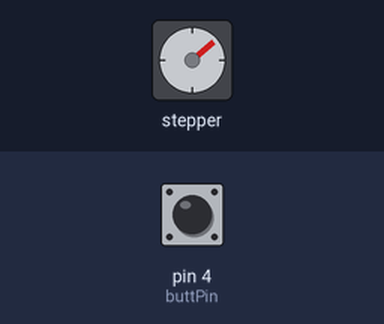
This sketch was run on a simulated Arduino Uno, built with avr-gcc and run on an emulated ATmega328P. Parts: stepper motor. The test bench sets the inputs (shaded band); at power-on: pin 4 (buttPin) HIGH. Stepper angles assume 2048 steps per turn; what the sketch prints to the serial monitor is not drawn.

Above: at 1.2 s.
1.3 s: pin 4 (buttPin) pulled LOW for 0.15 s
At 1.65 s:
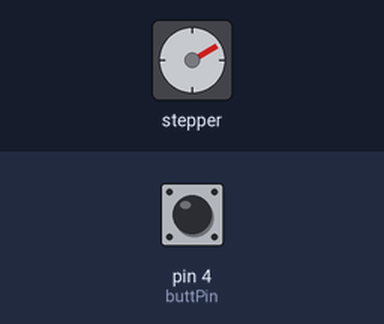
4.4 s: pin 4 (buttPin) pulled LOW for 1 s
At 4.65 s:
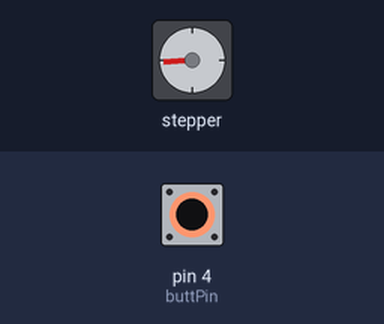
Timing chart, 0 to 17.4 s (numbered marks = the images above; inputs shaded):
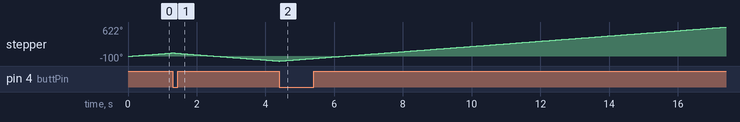

The sketch:

MotorControl.ino
```cpp
#include <Stepper.h>

//int stepsPerRevolution=2048; // What? Is this right
//const int StepsPerRev = 64; // from 5.625deg/64 in datasheet | half step mode
const int StepsPerRev = 32; // this is full step modee apparently?
const int gearRatio = 64; // from datasheet
const int stepsPerRevolution = StepsPerRev * gearRatio; // 2048
//int stepsPerRevolution = StepsPerRev * gearRatio; // cheeky and maybe not great way of defining but easy changing
int motDir = 1; // smarter way of doing it
int stepWbut = 1;

int motSpeed = 10; // RPM
int stepsRequired;
int dt = 10; // ms

int buttPin = 4;
bool buttPres = true;;
bool oldVal = true;

Stepper myStepper(stepsPerRevolution,8,10,9,11); // matching pairs IN1-IN3 and IN2-IN4 on datasheets
//Stepper myStepper(stepWbut,8,10,9,11);

void setup() {
  // put your setup code here, to run once:
  Serial.begin(9600);
  myStepper.setSpeed(motSpeed);

  pinMode(buttPin, INPUT);
  digitalWrite(buttPin,HIGH);
}

void loop() {
  // put your main code here, to run repeatedly:
  buttPres = digitalRead(buttPin);
  Serial.println(buttPres);
  if (buttPres == 0 && oldVal == 1)
    motDir = -motDir;
  //Serial.println(motDir*stepsPerRevolution);
  //myStepper.step(motDir*stepsPerRevolution); // from the total number of steps ie 2048
  myStepper.step(motDir*stepWbut);
  oldVal = buttPres;
  //delay(dt);
  //myStepper.step(-stepsPerRevolution);
  //delay(dt);
}
```
